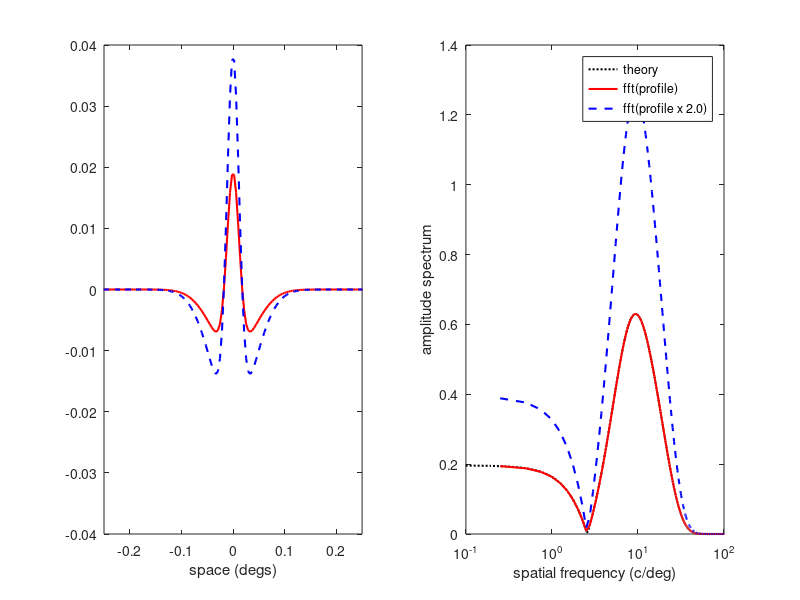
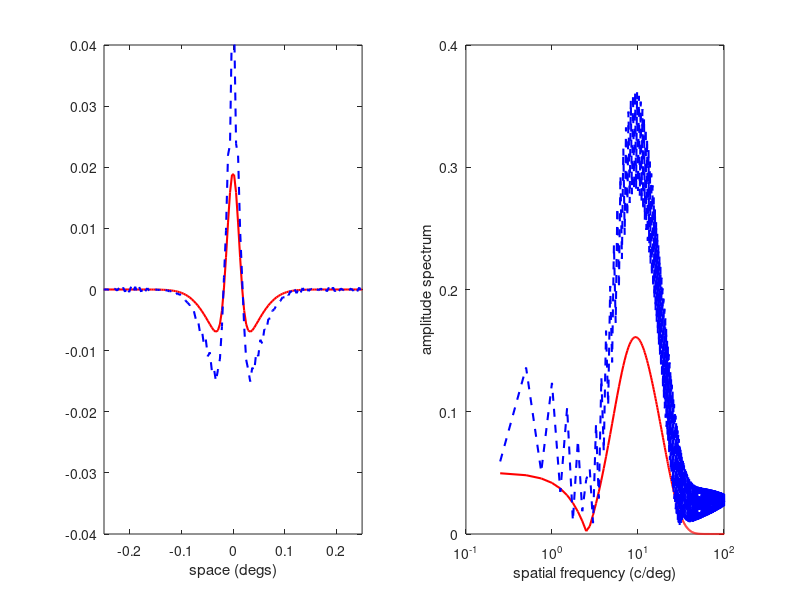

These charts were generated, in order, by the following MATLAB code:
function examineDogModelScaling
    
    Kc = 1;
    Rc = 1/60;
    Ks = 1/10;
    Rs = Rc * 3.5;
    gainChange = 2.0;

    forwardAnalysis(1, Kc, Ks, Rc, Rs, gainChange)

    reverseAnalysis(2, Kc, Ks, Rc, Rs, gainChange);

end

function reverseAnalysis(figNo, Kc, Ks, Rc, Rs, gainChange)
    
    xDegs = linspace(-2,2,1024);
    sfCPD = linspace(0,100,1024);

    theRFprofile = Kc*Rc*sqrt(pi)*exp(-(xDegs/Rc).^2) -...
                   Ks*Rs*sqrt(pi)*exp(-(xDegs/Rs).^2);

    [sfAxis, theActualSTF, theFullSTF] = amplitudeSpectrum(xDegs, theRFprofile);

    yOffset = -0.01;
    theFullSTF = abs(theFullSTF + yOffset) .* exp(1i*angle(theFullSTF));
    theFullSTF = (theFullSTF + yOffset) * gainChange;
    theRFprofileGain = ifft(theFullSTF);


    halfNFFT = numel(theFullSTF)/2-1;
    theActualSTFGain = abs(theFullSTF(1:halfNFFT));
    

    figure(figNo); clf;
    ax = subplot(1,2,1);
    plot(ax,xDegs, theRFprofile, 'r-', 'LineWidth', 1.5);
    hold(ax, 'on');
    plot(ax,xDegs, theRFprofileGain, 'b--', 'LineWidth', 1.5);
    xlabel(ax, 'space (degs)');
    set(ax, 'XLim', [-0.25 0.25], 'XTick', -0.5:0.1:0.5, ...
        'YLim', [-0.04 0.04], 'YTick', -0.04:0.01:0.04);

    ax = subplot(1,2,2);
    plot(ax,sfAxis, theActualSTF, 'r-', 'LineWidth', 1.5);
    hold(ax, 'on');
    plot(ax,sfAxis, theActualSTFGain, 'b--', 'LineWidth', 1.5);
    set(ax, 'XScale', 'log', 'XLim', [0.1 100]);
    xlabel(ax, 'spatial frequency (c/deg)');
    ylabel(ax, 'amplitude spectrum')
end


function forwardAnalysis(figNo, Kc, Ks, Rc, Rs, gainChange)
    xDegs = linspace(-2,2,1024);
    sfCPD = linspace(0,100,1024);

    theRFprofile = Kc*Rc*sqrt(pi)*exp(-(xDegs/Rc).^2) -...
                   Ks*Rs*sqrt(pi)*exp(-(xDegs/Rs).^2);

    
    theRFprofileGain = theRFprofile * gainChange;
    
    % Theoretical STF: We use the absolute value of Equation 9 of
    % Enroth-Cuggell, because we ignore the phase, just looking at the amplitude
    theSTF = 1000*pi*abs(Kc*Rc^2*exp(-(pi*Rc*sfCPD).^2) - ...
                         Ks*Rs^2*exp(-(pi*Rs*sfCPD).^2));

    [sfAxis, theActualSTF] = amplitudeSpectrum(xDegs, theRFprofile);
    [sfAxis, theActualSTFGain] = amplitudeSpectrum(xDegs, theRFprofileGain);

    scalingFactor = max(theSTF)/max(theActualSTF);
    theActualSTF = theActualSTF * scalingFactor;
    theActualSTFGain = theActualSTFGain * scalingFactor;


    figure(figNo); clf;
    ax = subplot(1,2,1);
    plot(ax,xDegs, theRFprofile, 'r-', 'LineWidth', 1.5);
    hold(ax, 'on');
    plot(ax,xDegs, theRFprofileGain, 'b--', 'LineWidth', 1.5);
    xlabel(ax, 'space (degs)');
    set(ax, 'XLim', [-0.25 0.25], 'XTick', -0.5:0.1:0.5, ...
        'YLim', [-0.04 0.04], 'YTick', -0.04:0.01:0.04);

    ax = subplot(1,2,2);
    plot(ax,sfCPD, theSTF, 'k:', 'LineWidth', 1.5);
    hold on;
    plot(ax,sfAxis, theActualSTF, 'r-', 'LineWidth', 1.5);
    plot(ax,sfAxis, theActualSTFGain, 'b--', 'LineWidth', 1.5);

    legend({'theory', 'fft(profile)', sprintf('fft(profile x %2.1f)', gainChange)});
    set(ax, 'XScale', 'log', 'XLim', [0.1 100]);
    xlabel(ax, 'spatial frequency (c/deg)');
    ylabel(ax, 'amplitude spectrum')
         
end

function [sfAxis, theHalfSTFAmplitude, theFullSTF] = amplitudeSpectrum(xDegs, theRFprofile)
    theFullSTF = fft(theRFprofile);
    theSTFamplitude = abs(theFullSTF);
    dt = xDegs(2)-xDegs(1);
    sfMax = 1/(2*dt);
    halfNFFT = numel(theSTFamplitude)/2-1;
    deltaSF = sfMax/halfNFFT;

    sfAxis = (0:(halfNFFT-1))*deltaSF;
    theHalfSTFAmplitude = theSTFamplitude(1:halfNFFT);
end
